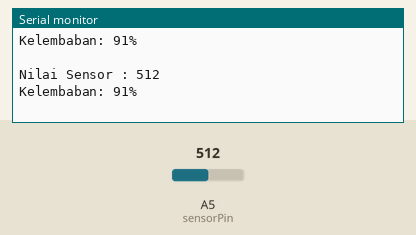
This sketch was run on a simulated Arduino Uno, built with avr-gcc and run on an emulated ATmega328P. On the bench: the last lines printed to the serial monitor. The test bench sets the inputs (shaded band); at power-on: A5 (sensorPin) = 512.

Above: at 1.8 s.
1.9 s: A5 (sensorPin) set to 716
At 2.8 s:
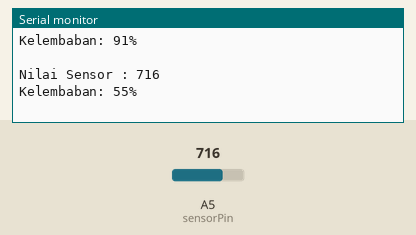
3.4 s: A5 (sensorPin) set to 900
At 4.4 s:
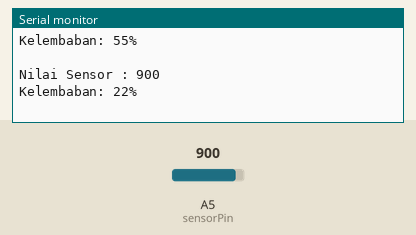
Timing chart, 0 to 6.4 s (numbered marks = the images above; inputs shaded):
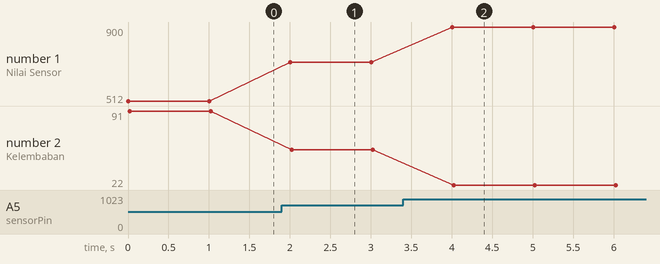

The sketch:

SoilMoisture.ino
```cpp
int sensorPin = A5;
int sensorValue = 0;
int humidity = 0;

void setup() {
  Serial.begin(9600);
}

void loop() {
  sensorValue = analogRead(sensorPin);
  humidity = convertToPercent(sensorValue);
  Serial.print("Nilai Sensor : ");
  Serial.println(sensorValue);
  Serial.print("Kelembaban: ");
  Serial.print(humidity);
  Serial.println("%");
  Serial.println(" ");
  delay(1000);
}

int convertToPercent(int value)
{
  int percentValue = 0;
  percentValue = map(value, 1023, 465, 0, 100);
  return percentValue;
}
```

Measured:
- after the input at 1.9 s, the serial monitor: prints a new line after 0.10 s (image 1)
- after the input at 3.4 s, the serial monitor: prints a new line after 0.60 s (image 2)
- plotted number 1: 512 → 716 after the input at 1.9 s, 716 → 900 after the input at 3.4 s
- plotted number 2: 91 → 55 after the input at 1.9 s, 55 → 22 after the input at 3.4 s
